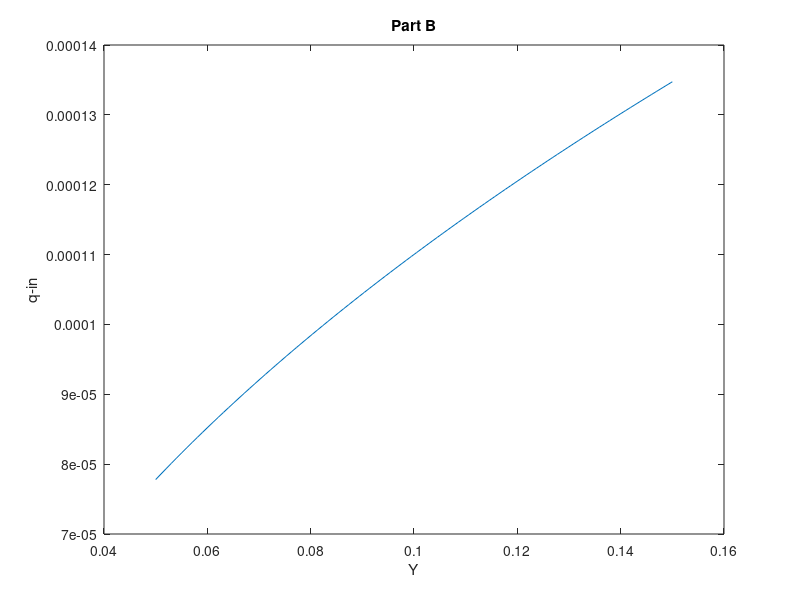
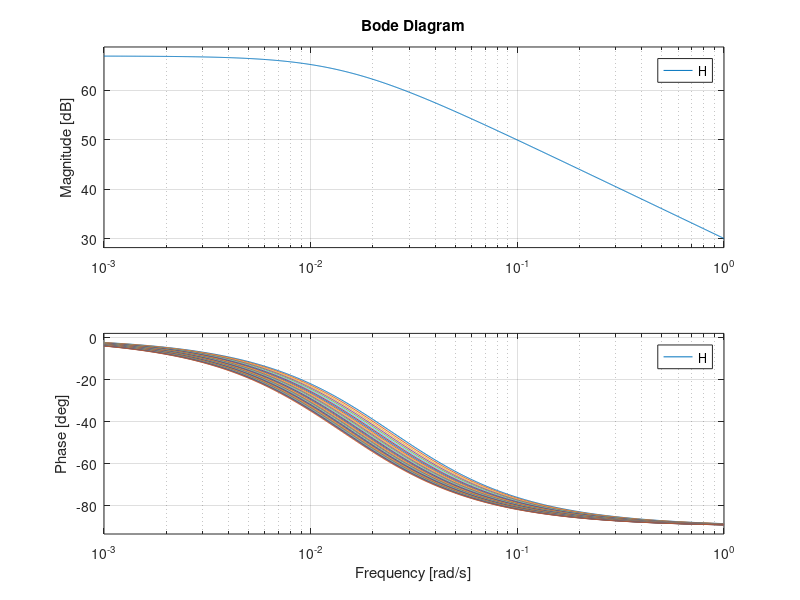

The MATLAB source for these figures, in order:
% ECE 141 Project 1
% Jose Santiago

% Part (b)
A = ((0.005)^2)*pi;
g = 9.81;

Y = linspace(0.05,0.15,100);
q_in = sqrt(2*(A^2)*g*Y);

figure(1);
plot(Y, q_in);

ylabel('q-in');
xlabel('Y');
title('Part B');

% Part (c)
S = ((0.1)^2)*pi;
rangeY = linspace (0.05, 0.15, 30);
qin = 1:30; %define qin array
for i = 1: 1: 30 %redefine qin array with different rangeY values
    qin(i) = sqrt(2*(A^2)*g*rangeY(i)); %define qin
end

%declare a and b arrays
a = 1:30;
b = 1:30;
H = [];

figure(2);
for k = 1: 1: 30 %redfine arrays a and b according to part (a)
    a(k) = -(((A^2)*g)/(((S^2)-(A^2))*(sqrt((((A^2)*((qin(k))^2))/(((S^2)-(A^2))^2))+((2*(A^2)*g*rangeY(k))/((S^2)-(A^2)))))));
    b(k) = (S/((S^2)-(A^2)))-(((A^2)*qin(k))/(((S^2)-(A^2))*sqrt((((A^2)*((qin(k))^2))/(((S^2)-(A^2))^2))+((2*(A^2)*g*rangeY(k))/((S^2)-(A^2))))));
    %plot bode graphs
    H = tf(b(k), [1 -a(k)]);
    bode(H);
    hold on;
end

%part (d)

%Minimum and Maximum DC gains
gains = 1:30;
pole = [];

for k = 1:30
    gains(k) = b(k)/(-a(k));
end

mingain = min(gains);
maxgain = max(gains);

mingain = mag2db(mingain);
maxgain = mag2db(maxgain);

disp('Minimum DCgain');
disp(mingain);

disp('Maximum DCgain');
disp(maxgain);

%poles



